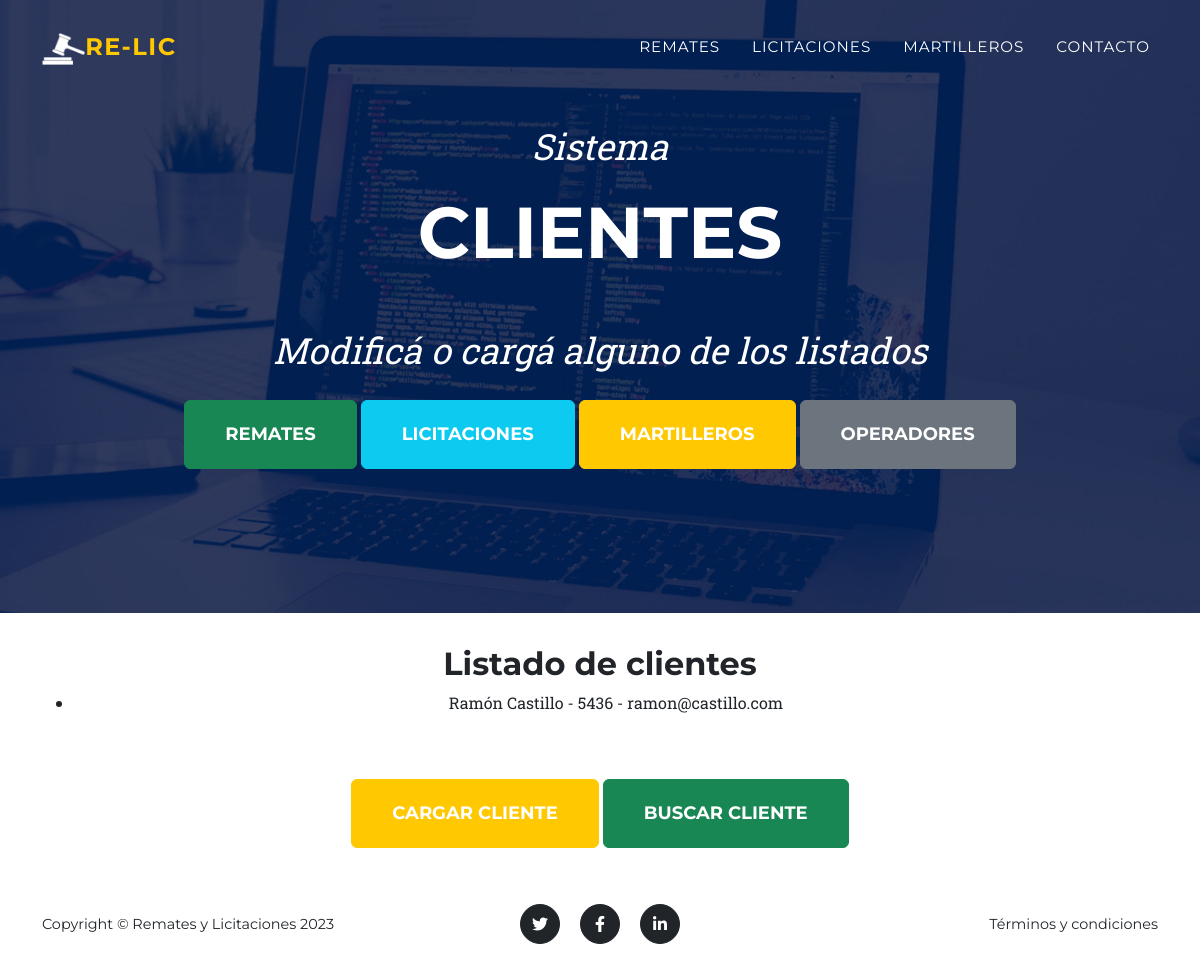
Before: /Publicaciones/clientes/ with the older database file.
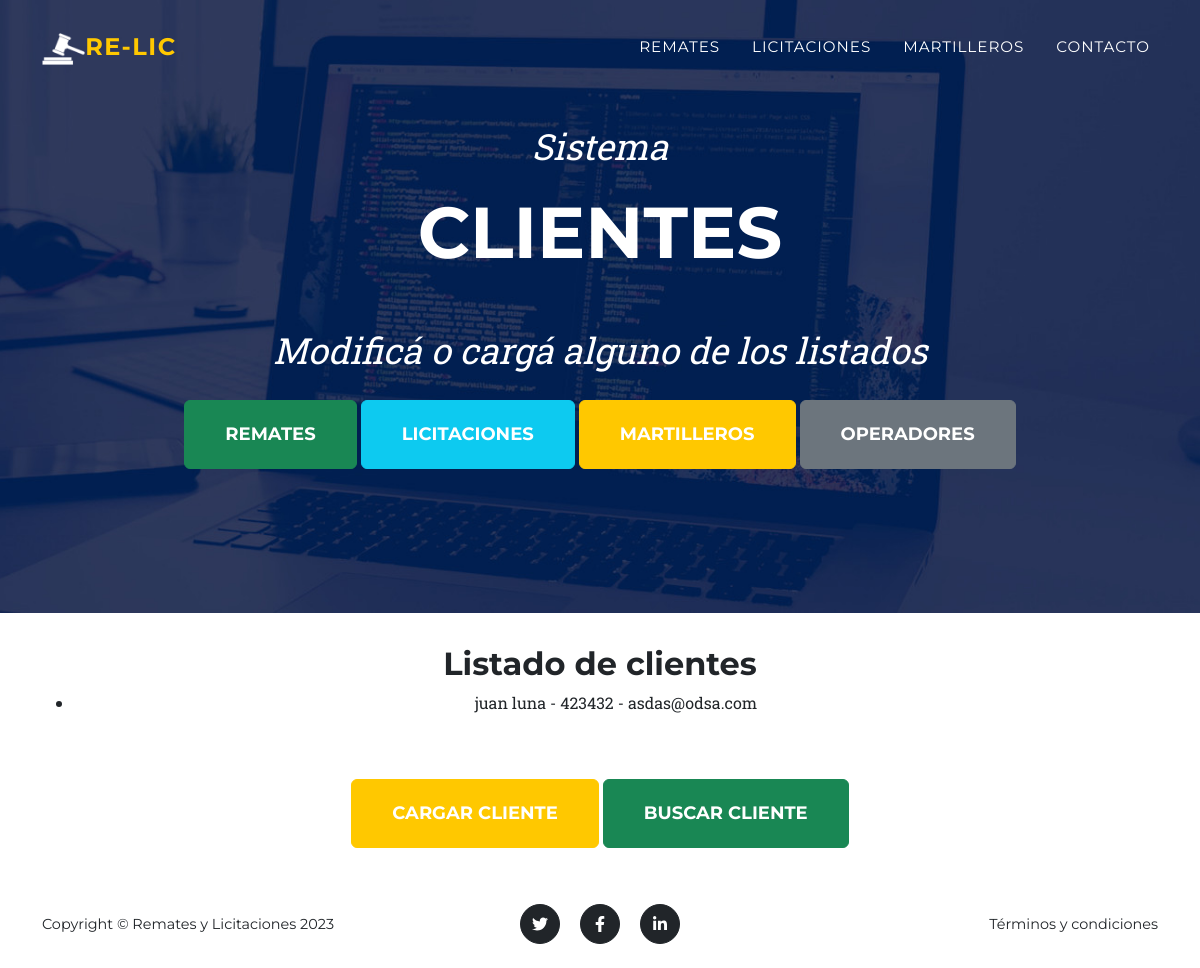
After: the same page with the newer database file.
### Publicaciones/models.py (models this page shows, shortened)
class Cliente(models.Model):
    nombre = models.CharField(max_length=50)
    apellido = models.CharField(max_length=50)
    numero_de_cliente = models.IntegerField()
    email = models.EmailField()

### Publicaciones/views.py (the view)
# urls.py: path('clientes/', clientes, name='clientes'),
def clientes(request):
    lista_clientes=Cliente.objects.all()
    return render(request,'clientes.html', {'listado_clientes':lista_clientes})

### Publicaciones/templates/clientes.html
{% extends "padre.html" %}
{% load static %}
{% block contenido_hero %}
<div class="masthead-subheading">Sistema</div>
<div class="masthead-heading text-uppercase">Clientes</div>
<div class="masthead-subheading">Modificá o cargá alguno de los listados</div>
<a class="btn btn-success btn-xl text-uppercase" href="{% url 'remates' %}">Remates</a>
<a class="btn btn-info btn-xl text-uppercase" href="{% url 'licitaciones' %}">Licitaciones</a>
<a class="btn btn-warning btn-xl text-uppercase" href="{% url 'martilleros' %}">Martilleros</a>
<a class="btn btn-secondary btn-xl text-uppercase" href="{% url 'operadores' %}">Operadores</a>
{% endblock %}
{% block listado %}
<h2>Listado de clientes</h2>
<ul>
    {% for cliente in listado_clientes %}
        <li>{{ cliente.nombre }} {{ cliente.apellido }} - {{ cliente.numero_de_cliente }} - {{ cliente.email }}</li>
    {% endfor %}
</ul>
<br>
<br>
<a class="btn btn-warning btn-xl text-uppercase" href="{% url 'carga_clientes' %}">Cargar cliente</a>
<a class="btn btn-success btn-xl text-uppercase" href="{% url 'busqueda_licitaciones' %}">Buscar cliente</a>
{% endblock %}

Changed rows visible on the page:
removed Cliente: nombre "Ramón", apellido "Castillo", numero_de_cliente "5436", email "ramon@castillo.com"
added Cliente: nombre "juan", apellido "luna", numero_de_cliente "423432", email "asdas@odsa.com"
